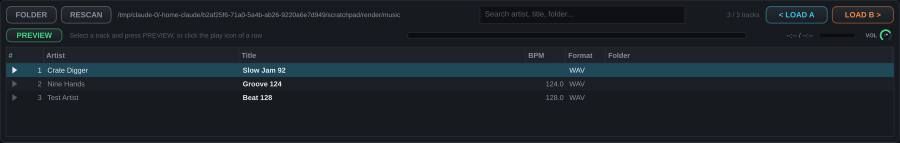
#> input picture tools/manual_assets/library.png, 1800 x 285 px, given in place of manual_ui_2x.png, which was not available (shown at 1/2 size)
$ python manual_assets_gen.py manual_assets/library.png
#> lines starting #> are read from the running program, lines starting #| are printed output that depends on the picture; after the words box and inside, x2 and y2 are one past the last pixel; in counts of white or black regions, pixels touching at a corner belong together
# Spindeck - illustrations de la notice, tirees des captures reelles du plugin (outil tools/render).
# Usage : python3 tools/manual_assets_gen.py <dossier des captures>
import os, sys
from PIL import Image, ImageDraw, ImageFont, ImageFilter

SRC = sys.argv[1]
ROOT = os.path.dirname(os.path.dirname(os.path.abspath(__file__)))
OUT = os.path.join(ROOT, "tools", "manual_assets")
FONT = os.path.join(OUT, "fonts", "Poppins-Bold.ttf")


def load(name): return Image.open(os.path.join(SRC, name)).convert("RGB")
#> called with name = 'manual_ui_2x.png'
#> returned value is the input picture: PIL image 1800x285 RGB; mean R, G, B 27.4, 34.4, 40.6


big = load("manual_ui_2x.png")                     # 3200 x 1800 (interface 1600 x 900 en 2x)
S = big.width / 1600.0
#> S = 1.12


def crop(x0, y0, x1, y1, name, maxw=None):
    im = big.crop((int(x0 * S), int(y0 * S), int(x1 * S), int(y1 * S)))
    if maxw and im.width > maxw: im = im.resize((maxw, int(im.height * maxw / im.width)), Image.LANCZOS)
    im.save(os.path.join(OUT, name))
    return im


# couverture : interface entiere, coins arrondis, reflet sur sol noir, halo cyan tres doux qui retombe a zero
ui = big.resize((1800, int(1800 * big.height / big.width)), Image.LANCZOS)
pad = 120
W, H = ui.width + 2 * pad, ui.height + 2 * pad + int(ui.height * 0.28)
#> W = 2040; H = 604
cov = Image.new("RGB", (W, H), (0, 0, 0))
#> cov: PIL image 2040x604 RGB; every value is 0
halo = Image.new("L", (W, H), 0)
#> halo: PIL image 2040x604 L; every value is 0
ImageDraw.Draw(halo).rounded_rectangle((pad + 60, pad + 60, pad + ui.width - 60, pad + ui.height - 60), 40, fill=90)
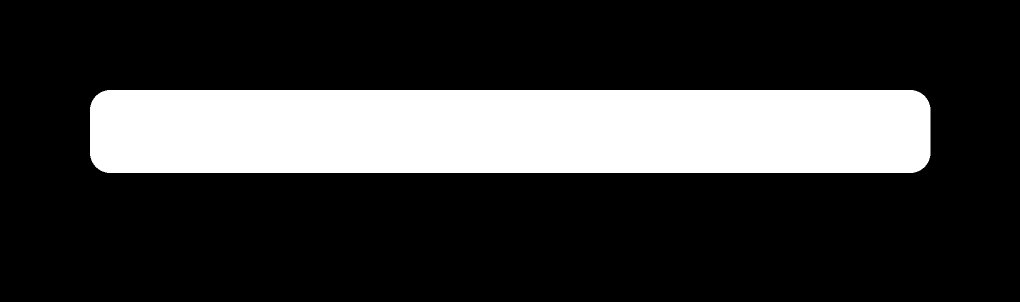
#> halo: PIL image 2040x604 L (shown at 1/2 size); values 0 (black) and 90 (white), 22.5% white; 1 white region, box (x1, y1, x2, y2) and area: (180, 180, 1861, 346) 277630
halo = halo.filter(ImageFilter.GaussianBlur(70))
cov.paste(Image.new("RGB", (W, H), (54, 197, 240)), (0, 0), halo)
mask = Image.new("L", ui.size, 0)
#> mask: PIL image 1800x285 L; every value is 0
ImageDraw.Draw(mask).rounded_rectangle((0, 0, ui.width - 1, ui.height - 1), 22, fill=255)
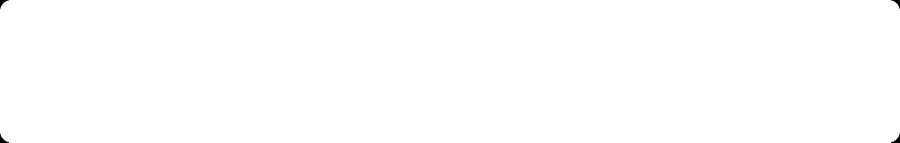
#> mask: PIL image 1800x285 L (shown at 1/2 size); 99.9% white; 4 black regions, box (x1, y1, x2, y2) and area: (0, 0, 18, 18) 111, (1782, 0, 1800, 18) 111, (0, 267, 18, 285) 111, (1782, 267, 1800, 285) 111
cov.paste(ui, (pad, pad), mask)
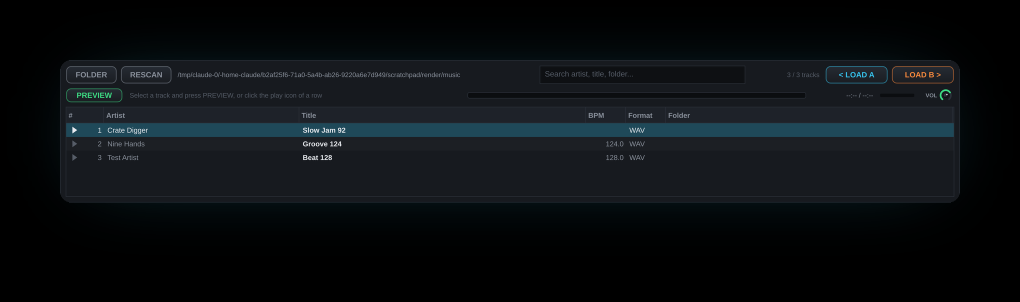
#> cov: PIL image 2040x604 RGB (shown at 1/2 size); mean R, G, B 11.8, 15.9, 18.8
refl = ui.transpose(Image.FLIP_TOP_BOTTOM).crop((0, 0, ui.width, int(ui.height * 0.28)))
fade = Image.linear_gradient("L").resize(refl.size).point(lambda v: int((255 - v) * 0.28))
fade = Image.composite(fade, Image.new("L", refl.size, 0), mask.transpose(Image.FLIP_TOP_BOTTOM).crop((0, 0, refl.width, refl.height)))
cov.paste(refl, (pad, pad + ui.height + 6), fade)
cov.save(os.path.join(OUT, "cover.png"))

# vue d'ensemble annotee
ann = load("ui_final.png")
#> call 2 of load, with name = 'ui_final.png'
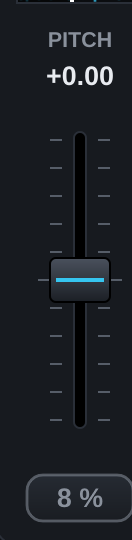
#> input picture tools/manual_assets/pitch.png, 132 x 540 px, given in place of ui_final.png, which was not available
#> in load, returned value is the input picture: PIL image 132x540 RGB; mean R, G, B 27.6, 31.1, 36.4
d = ImageDraw.Draw(ann)
f = ImageFont.truetype(FONT, 15)
marks = [
    (1, 258, 26), (2, 1238, 47), (3, 1338, 47), (4, 970, 32), (5, 1538, 47),
    (6, 400, 104), (7, 240, 284), (8, 300, 342), (9, 150, 425), (10, 54, 455),
    (11, 54, 630), (12, 492, 398), (13, 492, 448), (14, 492, 512), (15, 492, 578),
    (16, 132, 590), (17, 1470, 588), (18, 682, 392), (19, 705, 500), (20, 826, 470),
    (21, 800, 570), (22, 852, 607), (23, 752, 272), (24, 836, 268), (25, 800, 790),
    (26, 1438, 47), (27, 468, 700), (28, 712, 47),
]
for n, x, y in marks:
    r = 12
    d.ellipse((x - r, y - r, x + r, y + r), fill=(255, 194, 61), outline=(0, 0, 0), width=2)
    d.text((x, y + 1), str(n), fill=(0, 0, 0), font=f, anchor="mm")
ann.save(os.path.join(OUT, "annotated.png"))

# details
crop(12, 242, 602, 632, "deck_a.png", 1400)
crop(12, 242, 602, 370, "deck_header.png", 1400)
crop(82, 368, 372, 628, "platter.png", 900)
#> in crop (call 3), `im = big.crop((int(x0 * S), int(y0 * S), int(x1 * S), int(y1 * S)))`: im: PIL image 326x292 RGB; every value is 0
crop(395, 372, 592, 625, "deck_buttons.png", 700)
#> in crop (call 4), `im = big.crop((int(x0 * S), int(y0 * S), int(x1 * S), int(y1 * S)))`: im: PIL image 222x285 RGB; every value is 0
crop(612, 242, 988, 632, "mixer.png", 1000)
crop(0, 0, 1600, 52, "topbar.png", 1800)
crop(10, 56, 1590, 234, "waveforms.png", 1800)
#> in crop (call 7), `im = big.crop((int(x0 * S), int(y0 * S), int(x1 * S), int(y1 * S)))`:
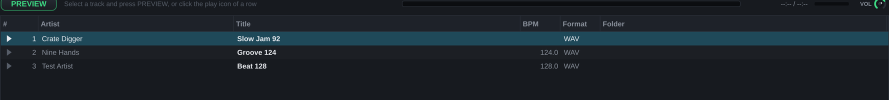
#> im: PIL image 1777x200 RGB (shown at 1/2 size); mean R, G, B 27.5, 36.2, 42.9
crop(12, 642, 1588, 892, "library.png", 1800)
#> in crop (call 8), `im = big.crop((int(x0 * S), int(y0 * S), int(x1 * S), int(y1 * S)))`: im: PIL image 1773x281 RGB; every value is 0
crop(78, 520, 198, 630, "start_lamp.png", 500)
#> in crop (call 9), `im = big.crop((int(x0 * S), int(y0 * S), int(x1 * S), int(y1 * S)))`: im: PIL image 135x123 RGB; every value is 0
crop(285, 572, 355, 630, "scratch_hand.png", 400)
#> in crop (call 10), `im = big.crop((int(x0 * S), int(y0 * S), int(x1 * S), int(y1 * S)))`: im: PIL image 79x65 RGB; every value is 0
crop(14, 360, 80, 630, "pitch.png", 300)
#> in crop (call 11), `im = big.crop((int(x0 * S), int(y0 * S), int(x1 * S), int(y1 * S)))`: im: PIL image 75x303 RGB; every value is 0

# skins (captures 1x de chaque skin)
names = ["Midnight", "Neon Club", "Amber Mono", "Pro Red / Blue"]
#> names = ['Midnight', 'Neon Club', 'Amber Mono', 'Pro Red / Blue']
tiles = []
for i in range(4):
    im = load("ui_theme_%d.png" % i).resize((800, 450), Image.LANCZOS)
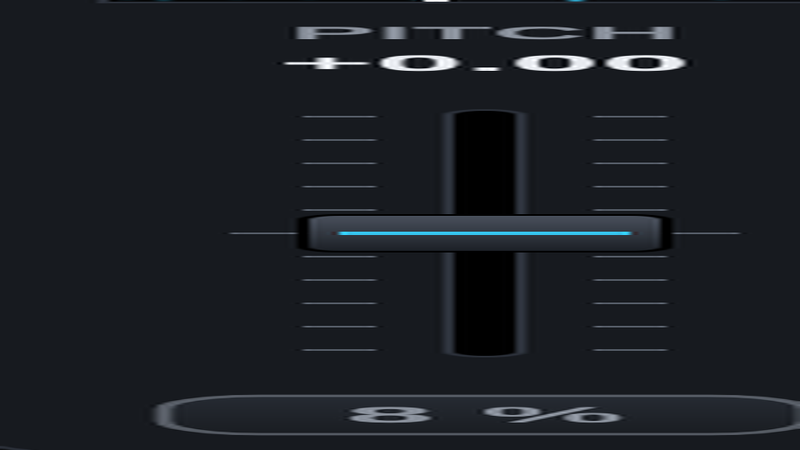
#> im: PIL image 800x450 RGB; mean R, G, B 27.6, 31.1, 36.5
    t = Image.new("RGB", (800, 500), (255, 255, 255))
#> t: PIL image 800x500 RGB; every value is 255
    t.paste(im, (0, 50))
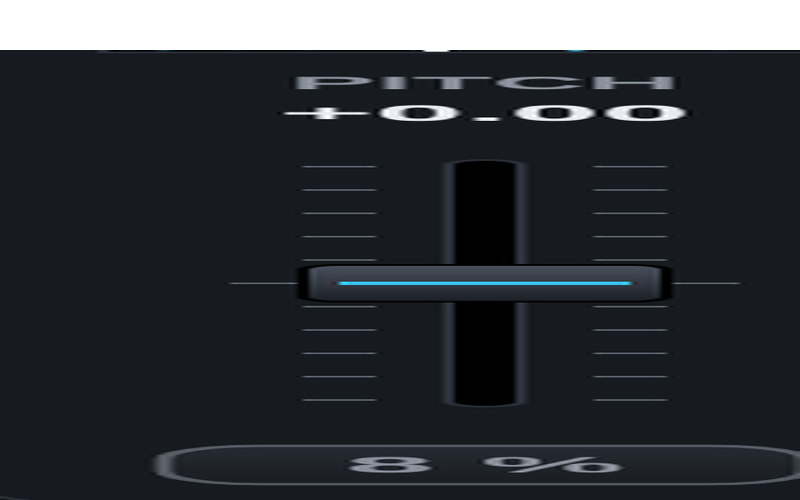
#> t: PIL image 800x500 RGB; mean R, G, B 50.3, 53.5, 58.3
    ImageDraw.Draw(t).text((0, 8), names[i], fill=(27, 31, 42), font=ImageFont.truetype(FONT, 28))
#> (the run stopped early here; a loop or call above may not have finished)
